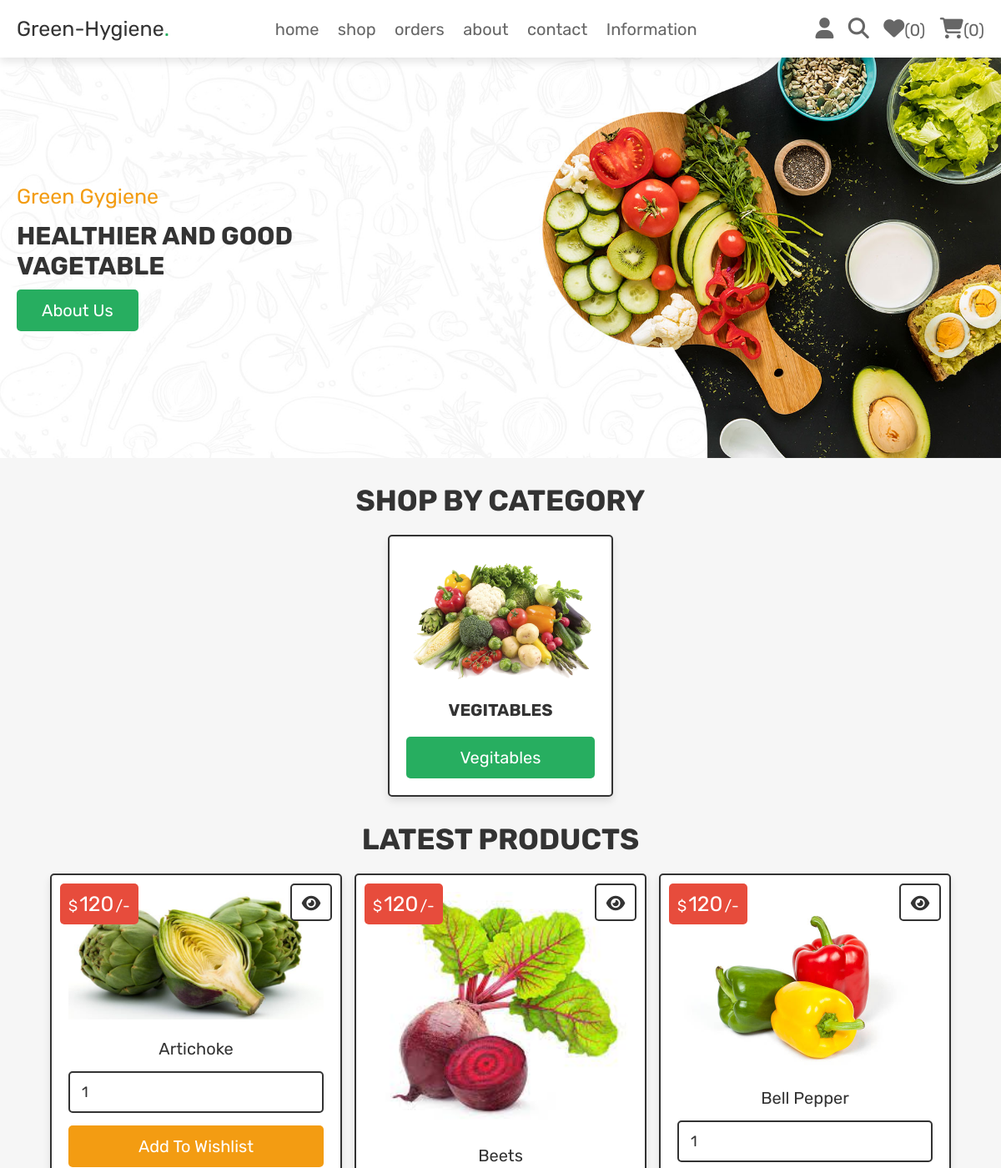
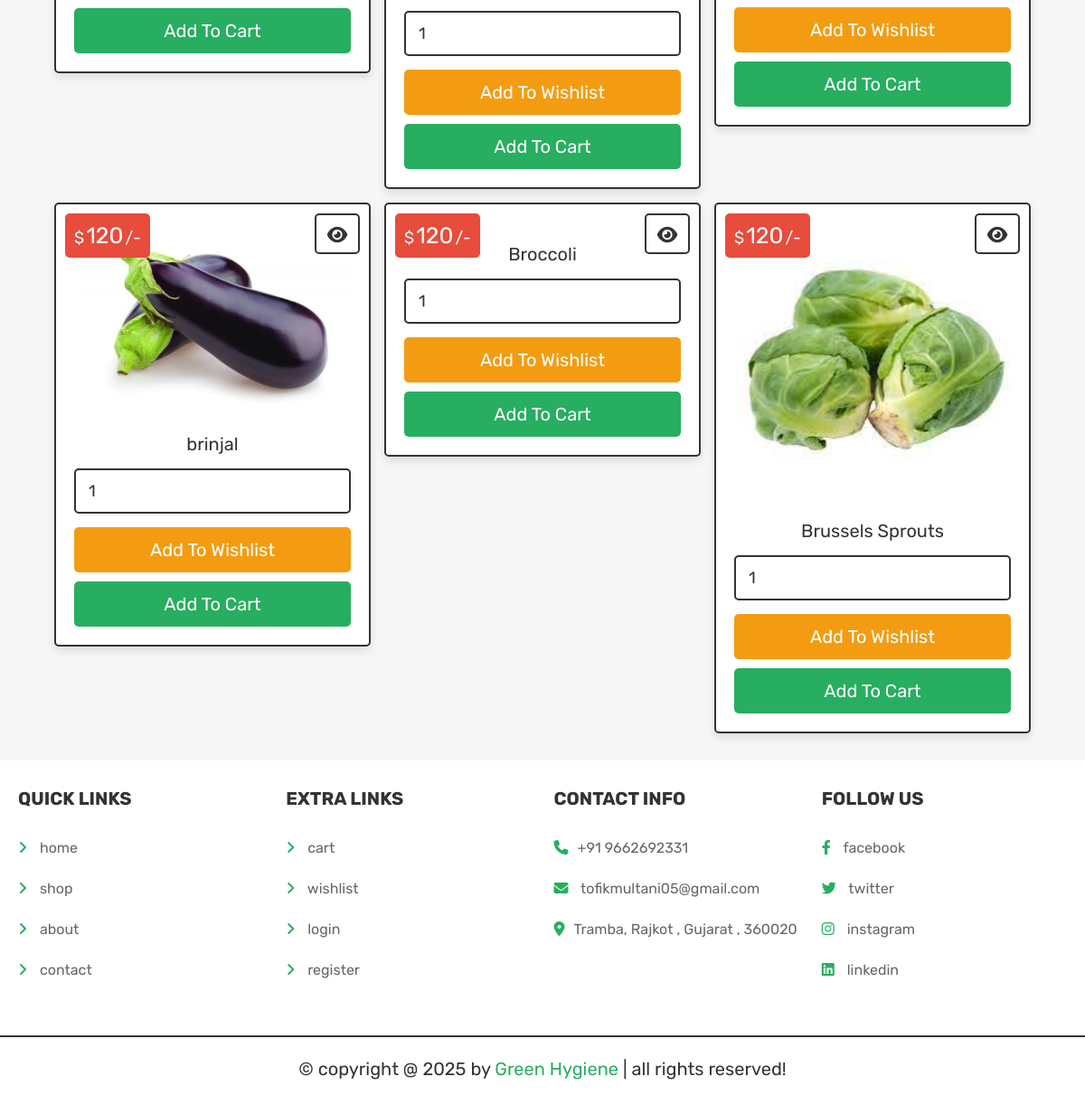
Page /home.php (signed in) on the committed database (2 pictures, top to bottom).
### tables this page shows
CREATE TABLE `products` (
  `id` int(100) NOT NULL,
  `name` varchar(100) NOT NULL,
  `category` varchar(20) NOT NULL,
  `details` varchar(500) NOT NULL,
  `price` int(100) NOT NULL,
  `image` varchar(100) NOT NULL
);

### home.php (the view, shortened to what this page needs)
<?php
@include 'config.php';
?>
<!DOCTYPE html>
<html lang="en">
<head>
   <link rel="stylesheet" href="https://cdnjs.cloudflare.com/ajax/libs/font-awesome/6.1.1/css/all.min.css">
   <link rel="stylesheet" href="css/style.css">
</head>
<body>
<?php include 'header.php'; ?>
<div class="home-bg">
   <section class="home">
      <div class="content">
         <span>Green Gygiene</span>
         <h3> Healthier And Good Vagetable</h3>
         <a href="about.php" class="btn">about us</a>
      </div>
   </section>
</div>
<section class="home-category">
   <h1 class="title">shop by category</h1>
   <div class="box-container">
      <div class="box">
         <img src="images/cat-3.png" alt="">
         <h3>vegitables</h3>
         <a href="category.php?category=vegitables" class="btn">vegitables</a>
      </div>
   </div>
</section>
<section class="products">
   <h1 class="title">latest products</h1>
   <div class="box-container">
   <?php
      $select_products = $conn->prepare("SELECT * FROM `products` LIMIT 6");
      $select_products->execute();
      if($select_products->rowCount() > 0){
         while($fetch_products = $select_products->fetch(PDO::FETCH_ASSOC)){
   ?>
   <form action="" class="box" method="POST">
      <div class="price">$<span><?= $fetch_products['price']; ?></span>/-</div>
      <a href="view_page.php?pid=<?= $fetch_products['id']; ?>" class="fas fa-eye"></a>
      <img src="uploaded_img/<?= $fetch_products['image']; ?>" alt="">
      <div class="name"><?= $fetch_products['name']; ?></div>
      <input type="number" min="1" value="1" name="p_qty" class="qty">
      <input type="submit" value="add to wishlist" class="option-btn" name="add_to_wishlist">
      <input type="submit" value="add to cart" class="btn" name="add_to_cart">
   </form>
   <?php
      }
   }else{
      echo '<p class="empty">no products added yet!</p>';
   }
   ?>
   </div>
</section>
<?php include 'footer.php'; ?>
</body>
</html>

### header.php (shortened to what this page needs)
<header class="header">
   <div class="flex">
      <a  class="logo">Green-Hygiene<span>.</span></a>
      <nav class="navbar">
         <a href="home.php">home</a>
         <a href="shop.php">shop</a>
         <a href="orders.php">orders</a>
         <a href="about.php">about</a>
         <a href="contact.php">contact</a>
         <a href="information.php">Information</a>
      </nav>
      <div class="icons">
         <div id="user-btn" class="fas fa-user"></div>
         <a href="search_page.php" class="fas fa-search"></a>
         <?php
            $count_cart_items = $conn->prepare("SELECT * FROM `cart` WHERE user_id = ?");
            $count_cart_items->execute([$user_id]);
            $count_wishlist_items = $conn->prepare("SELECT * FROM `wishlist` WHERE user_id = ?");
            $count_wishlist_items->execute([$user_id]);
         ?>
         <a href="wishlist.php"><i class="fas fa-heart"></i><span>(<?= $count_wishlist_items->rowCount(); ?>)</span></a>
         <a href="cart.php"><i class="fas fa-shopping-cart"></i><span>(<?= $count_cart_items->rowCount(); ?>)</span></a>
      </div>
   </div>
</header>

### footer.php
<footer class="footer">
   <section class="box-container">
      <div class="box">
         <h3>quick links</h3>
         <a href="home.php"> <i class="fas fa-angle-right"></i> home</a>
         <a href="shop.php"> <i class="fas fa-angle-right"></i> shop</a>
         <a href="about.php"> <i class="fas fa-angle-right"></i> about</a>
         <a href="contact.php"> <i class="fas fa-angle-right"></i> contact</a>
      </div>
      <div class="box">
         <h3>extra links</h3>
         <a href="cart.php"> <i class="fas fa-angle-right"></i> cart</a>
         <a href="wishlist.php"> <i class="fas fa-angle-right"></i> wishlist</a>
         <a href="login.php"> <i class="fas fa-angle-right"></i> login</a>
         <a href="register.php"> <i class="fas fa-angle-right"></i> register</a>
      </div>
      <div class="box">
         <h3>contact info</h3>
         <p> <i class="fas fa-phone"></i>+91 9662692331</p>
         <p> <i class="fas fa-envelope"></i> tofikmultani05@gmail.com</p>
         <p> <i class="fas fa-map-marker-alt"></i>Tramba, Rajkot , Gujarat , 360020</p>
      </div>
      <div class="box">
         <h3>follow us</h3>
         <a href="#"> <i class="fab fa-facebook-f"></i> facebook </a>
         <a href="#"> <i class="fab fa-twitter"></i> twitter </a>
         <a href="#"> <i class="fab fa-instagram"></i> instagram </a>
         <a href="#"> <i class="fab fa-linkedin"></i> linkedin </a>
      </div>
   </section>
   <p class="credit"> &copy; copyright @ <?= date('Y'); ?> by <span>Green Hygiene </span> | all rights reserved! </p>
</footer>

### css/style.css (style rules this page uses)
.home-bg { background: url(../images/home-bg.jpg) no-repeat; background-size: cover; background-position: center; }
.home-bg .home { display: flex; align-items: center; min-height: 60vh; }
.home-bg .home .content { width: 50rem; }
.home-bg .home .content span { color:var(--orange); font-size: 2.5rem; }
.home-bg .home .content h3 { font-size: 3rem; text-transform: uppercase; margin-top: 1.5rem; color:var(--black); }
.home-bg .home .content a { display: inline-block; width: auto; }
.home-category .box-container { display: grid; grid-template-columns: repeat(auto-fit, 27rem); gap:1.5rem; justify-content: center; align-items: flex-start; }
.home-category .box-container .box { padding:2rem; text-align: center; border:var(--border); background-color: var(--white); box-shadow: var(--box-shadow); border-radius: .5rem; }
.home-category .box-container .box img { width: 100%; margin-bottom: 1rem; }
.home-category .box-container .box h3 { text-transform: uppercase; color:var(--black); padding:1rem 0; font-size: 2rem; }
.home-category { padding-bottom: 0; }
.products .box-container { display: grid; grid-template-columns: repeat(auto-fit, 35rem); gap:1.5rem; justify-content: center; align-items: flex-start; }
.products .box-container .box { padding:2rem; text-align: center; border:var(--border); background-color: var(--white); box-shadow: var(--box-shadow); border-radius: .5rem; position: relative; }
.products .box-container .box .price { position: absolute; top:1rem; left:1rem; padding:1rem; border-radius: .5rem; background-color: var(--red); font-size: 1.8rem; color:var(--white); }
.products .box-container .box .price span { font-size: 2.5rem; color:var(--white); margin:0 .2rem; }
.products .box-container .box .fa-eye { position: absolute; top:1rem; right:1rem; border-radius: .5rem; height: 4.5rem; line-height: 4.3rem; width: 5rem; border:var(--border); color:var(--black); font-size: 2rem; background-color: var(--white); }
.products .box-container .box img { width: 100%; margin-bottom: 1rem; }
.products .box-container .box .name { font-size: 2rem; color:var(--black); padding:1rem 0; }
.products .box-container .box .qty { margin:.5rem 0; border-radius: .5rem; padding:1.2rem 1.4rem; font-size: 1.8rem; color:var(--black); border:var(--border); width: 100%; }

### rows in the picture
products: price "120", image (picture), name "Artichoke"
products: price "120", image (picture), name "Beets"
products: price "120", image (picture), name "Bell Pepper"
products: price "120", image (picture), name "brinjal"
products: price "120", name "Broccoli"
products: price "120", image (picture), name "Brussels Sprouts"

### other values in the picture
$count_wishlist_items->rowCount() "0"
$count_cart_items->rowCount() "0"
